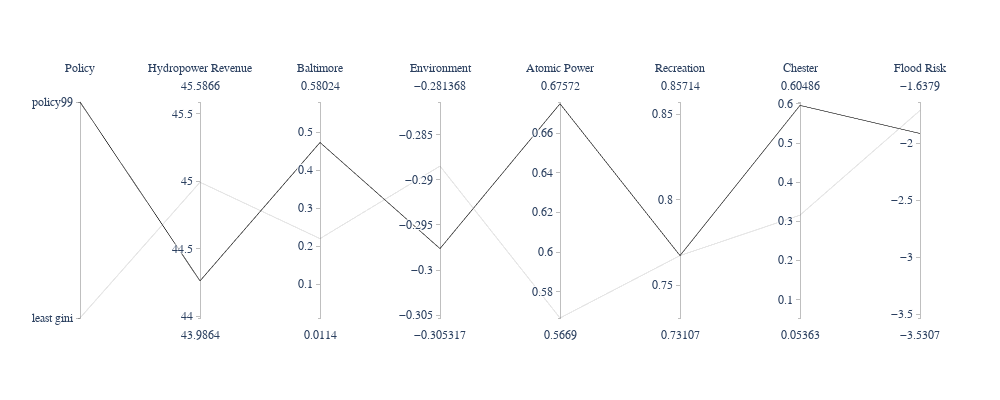

Notebook source saved alongside this figure:
### Code cell
utilities = utility_function(payoffs)
p = payoffs[payoffs.index.isin(['policy99', 'policy70'])]
p.rename(index = {'policy97':'least utility', 'policy70': 'least gini'}, inplace = True)
plot_selected_parcoords(p, payoffs, f'{utility}/03_least_values', color_column = 'chester_discharge', colorscale = 'hot_r')

### Figure 1 — Plotly figure (JSON) as saved in the notebook; plotly's stock layout.template omitted (floating-point values rounded to 4 significant figures)
{"data": [{"dimensions": [{"label": "Policy", "range": [0, 1], "ticktext": ["least gini", "policy99"], "tickvals": [0, 1], "values": [0, 1]}, {"label": "Hydropower Revenue", "range": [43.99, 45.59], "values": [44.99, 44.26]}, {"label": "Baltimore", "range": [0.0114, 0.5802], "values": [0.2205, 0.4736]}, {"label": "Environment", "range": [-0.3053, -0.2814], "values": [-0.2885, -0.2976]}, {"label": "Atomic Power", "range": [0.5669, 0.6757], "values": [0.5669, 0.6748]}, {"label": "Recreation", "range": [0.7311, 0.8571], "values": [0.7675, 0.7675]}, {"label": "Chester", "range": [0.05363, 0.6049], "values": [0.3161, 0.5962]}, {"label": "Flood Risk", "range": [-3.531, -1.638], "values": [-1.712, -1.914]}], "line": {"color": [0.3161, 0.5962], "colorscale": [[0, "rgb(255,255,255)"], [0.3333, "rgb(255,210,0)"], [0.6667, "rgb(230,0,0)"], [1, "rgb(0,0,0)"]]}, "type": "parcoords"}], "layout": {"font": {"family": "Georgia", "size": 14}, "height": 400, "width": 1000}}
